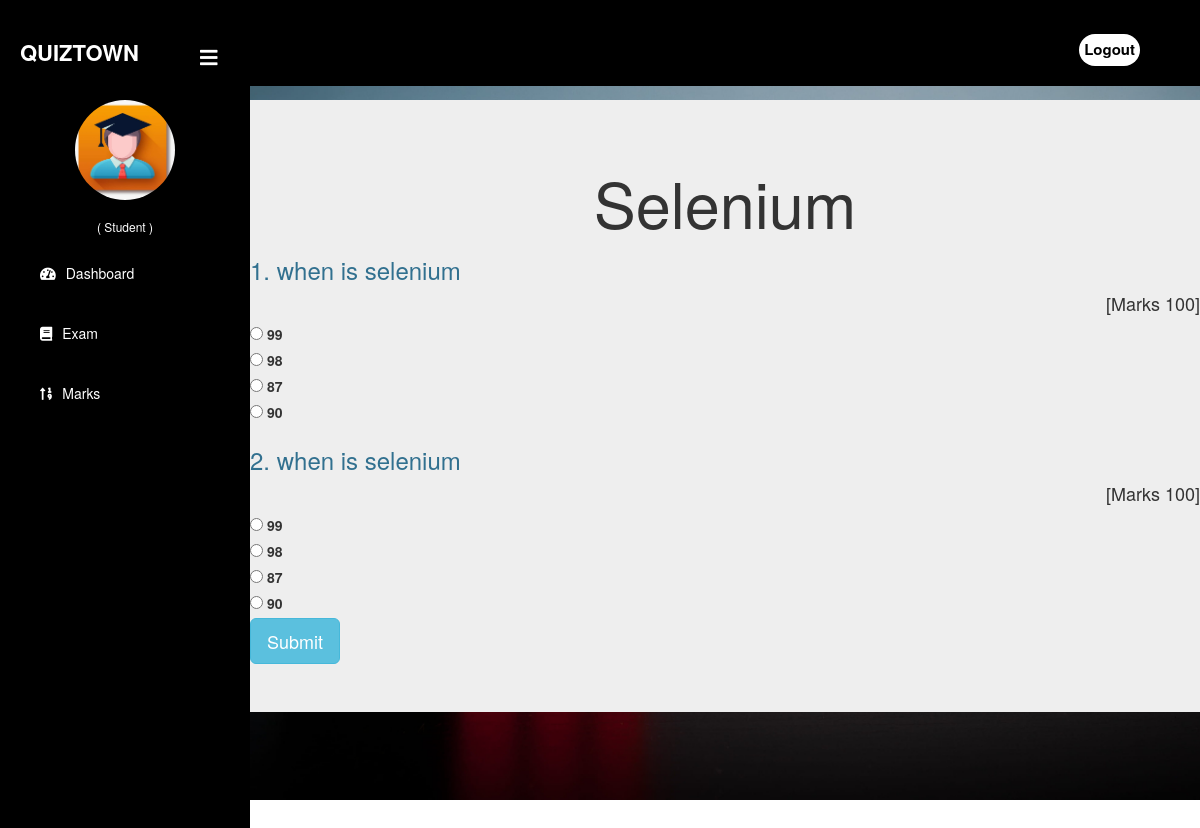
The app's page /student/start-exam/13 (signed in) with its own data.
### quiz/models.py (models this page shows, shortened)
class Course(models.Model):
   course_name = models.CharField(max_length=50)
   question_number = models.PositiveIntegerField()
   total_marks = models.PositiveIntegerField()

class Question(models.Model):
    course=models.ForeignKey(Course,on_delete=models.CASCADE)
    marks=models.PositiveIntegerField()
    question=models.CharField(max_length=600)
    option1=models.CharField(max_length=200)
    option2=models.CharField(max_length=200)
    option3=models.CharField(max_length=200)
    option4=models.CharField(max_length=200)
    cat=(('Option1','Option1'),('Option2','Option2'),('Option3','Option3'),('Option4','Option4'))
    answer=models.CharField(max_length=200,choices=cat)

### student/views.py (the view)
# urls.py: path('start-exam/<int:pk>', views.start_exam_view,name='start-exam'),
@login_required(login_url='studentlogin')
@user_passes_test(is_student)
def start_exam_view(request,pk):
    course=QMODEL.Course.objects.get(id=pk)
    questions=QMODEL.Question.objects.all().filter(course=course)
    if request.method=='POST':
        pass
    response= render(request,'student/start_exam.html',{'course':course,'questions':questions})
    response.set_cookie('course_id',course.id)
    return response

### student/views.py (called while the page is built)
def is_student(user):
    return user.groups.filter(name='STUDENT').exists()

### templates/student/start_exam.html (shortened to what this page needs)
{% extends 'student/studentbase.html' %}
{% block content %}
{%load static%}
<head>
  <link href="//netdna.bootstrapcdn.com/bootstrap/3.0.0/css/bootstrap.min.css" rel="stylesheet" id="bootstrap-css">
</head>
<div class="jumbotron my-4">
  <form class="form" autocomplete="off" onsubmit="return saveAns()"  action="/student/calculate-marks" method="POST">
    <h1 style="text-align: center;">{{course.course_name}}</h1>
    {% for q in questions%}
    <h3 class="text-info">{{ forloop.counter }}. {{q.question}}</h3><h4 style="text-align: right;">[Marks {{q.marks}}]</h4>
          <div class="form-check mx-4">
            <input class="form-check-input" type="radio" name="{{ forloop.counter }}" id="{{q.option1}}" value="Option1">
            <label class="form-check-label" for="option1">
              {{q.option1}}
            </label>
          </div>
          <div class="form-check mx-4">
            <input class="form-check-input" type="radio" name="{{ forloop.counter }}" id="{{q.option2}}" value="Option2">
            <label class="form-check-label" for="option2">
              {{q.option2}}
            </label>
          </div>
          <div class="form-check mx-4">
            <input class="form-check-input" type="radio" name="{{ forloop.counter }}" id="{{q.option3}}" value="Option3">
            <label class="form-check-label" for="option3">
              {{q.option3}}
            </label>
          </div>
          <div class="form-check mx-4">
            <input class="form-check-input" type="radio" name="{{ forloop.counter }}" id="{{q.option4}}" value="Option4">
            <label class="form-check-label" for="option4">
              {{q.option4}}
            </label>
          </div>
        {% endfor %}
        <input class="btn btn-info btn-lg"   type="submit" value="Submit">
    </form>
  </div>
<br><br><br><br><br><br>
{% endblock content %}

### templates/student/studentbase.html (style rules this page uses)
body { margin: 0; padding: 0; font-family: "Gill Sans", sans-serif; background:black; }

### records on screen
Course: course_name "Selenium"
Question: question "when is selenium", marks "100", option1 "99", option2 "98", option3 "87", option4 "90"
Question: question "when is selenium", marks "100", option1 "99", option2 "98", option3 "87", option4 "90"
